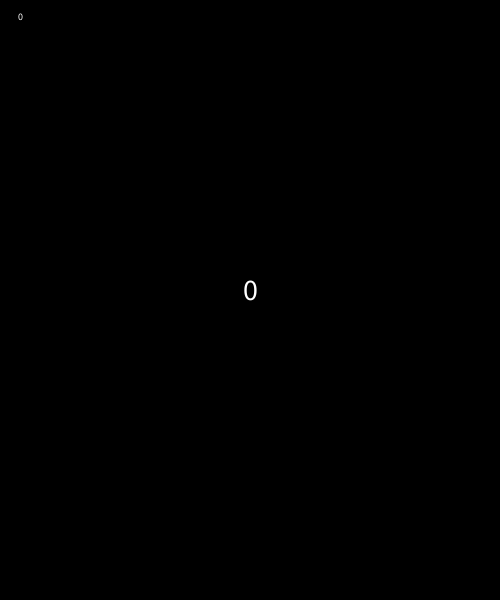
Frame 1 (no input)
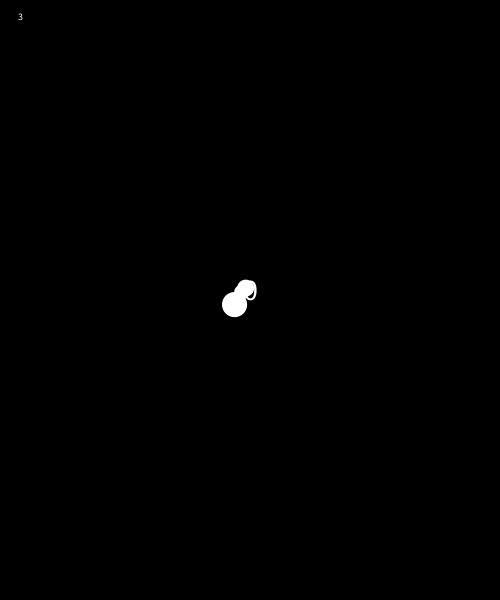
Frame 60 (the mouse pressed at the canvas centre just before this capture)
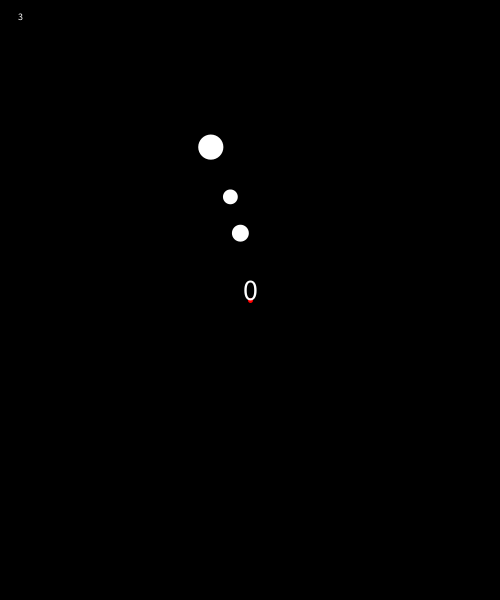
Frame 120 (the mouse held since frame 60 and released just before this capture)

The Processing sketch that drew these frames (run headless with seeded random() and noise(); from frame 60 on, the mouse is pressed at the canvas centre):

// Processing sketch: day7_04_buttons_game
// ── day7_04_buttons_game.pde
ArrayList<Button> buttons = new ArrayList<Button>();

int score = 0;

void setup() {
  size(500, 600);
  background(0);
}


void draw() {
  background(0);
  
  // show the mouse trace?
  if (mousePressed) {
    pushStyle();
    stroke(255, 0, 0);
    strokeWeight(5);
    line(pmouseX, pmouseY, mouseX, mouseY);
    popStyle();
  }
  
  // GENERATE
  if (random(1) < 0.02) {
    buttons.add( new Button(width/2, height, random(5, 15)) );
  }

  // UPDATE & DISPLAY
  for (int i=0; i<buttons.size(); i++) {
    Button btn = buttons.get(i); // buttons[i], if array
    btn.move();
    btn.fall();
    btn.check(mouseX, mouseY);
    btn.checkOutOfCanvas();
    btn.display();
  }

  // REMOVE if it's done
  for (int i = buttons.size()-1; i >= 0; i--) {
    Button btn = buttons.get(i);
    if (btn.isDone) {
      buttons.remove(i); // i = index
    }
  }
  
  // show the score
  fill(255);
  textSize(30);
  textAlign(CENTER);
  text( score, width/2, height/2 );
  
  // see the number of particles(buttons)
  fill(255);
  textSize(10);
  text( buttons.size(), 20, 20);
}

// ── Button.pde
class Button {
  float x, y;
  float xSpd, ySpd;
  float rad;
  color c;
  boolean isDone;
  
  Button(float _x, float _y, float r) {
    x = _x;
    y = _y;
    xSpd = random(-1, 1);
    ySpd = random(-10, -8);
    rad = r;
    c = color(255);
    isDone = false;
  }
  void display() {
    pushStyle();

    noStroke();
    fill(c);
    ellipse(x, y, rad*2, rad*2);

    popStyle();
  }
  void check(float _x, float _y) {
    float distance = dist(x, y, _x, _y);
    if (distance < rad) {
      // in
      if (mousePressed) {
        // pressed
        c = color(255, 0, 255); // pink
        isDone = true;
        rad *= 5; // make the size large suddenly!
        //background(255, 0, 0); // red bg??
        score++;
      } else {
        // hovering
        c = color(0, 255, 255); // cyan
      }
    } else {
      // out
      c = color(255);
    }
  }
  void move() {
    x += xSpd;
    y += ySpd;
  }
  void fall() {
    ySpd += 0.1;
  }
  void checkOutOfCanvas() {
    if (y > height) {
      isDone = true;
    }
  }
}
